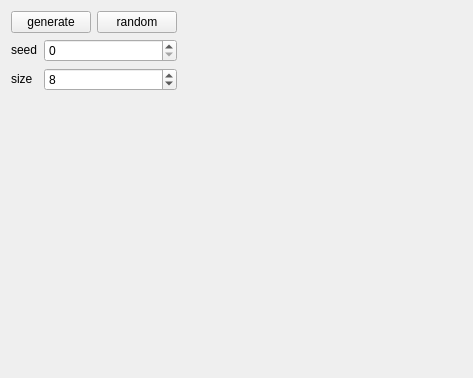
<?xml version="1.0" encoding="UTF-8"?>
<ui version="4.0">
 <class>MainWindow</class>
 <widget class="QMainWindow" name="MainWindow">
  <property name="geometry">
   <rect>
    <x>0</x>
    <y>0</y>
    <width>473</width>
    <height>378</height>
   </rect>
  </property>
  <property name="windowTitle">
   <string>MainWindow</string>
  </property>
  <widget class="QWidget" name="centralWidget">
   <layout class="QGridLayout" name="gridLayout">
    <item row="0" column="0" colspan="2">
     <widget class="QPushButton" name="generate">
      <property name="sizePolicy">
       <sizepolicy hsizetype="Fixed" vsizetype="Fixed">
        <horstretch>0</horstretch>
        <verstretch>0</verstretch>
       </sizepolicy>
      </property>
      <property name="text">
       <string>generate</string>
      </property>
     </widget>
    </item>
    <item row="0" column="2">
     <widget class="QPushButton" name="randomize">
      <property name="sizePolicy">
       <sizepolicy hsizetype="Fixed" vsizetype="Fixed">
        <horstretch>0</horstretch>
        <verstretch>0</verstretch>
       </sizepolicy>
      </property>
      <property name="text">
       <string>random</string>
      </property>
     </widget>
    </item>
    <item row="0" column="3" rowspan="4">
     <widget class="QWidget" name="container" native="true">
      <property name="sizePolicy">
       <sizepolicy hsizetype="Expanding" vsizetype="Expanding">
        <horstretch>0</horstretch>
        <verstretch>0</verstretch>
       </sizepolicy>
      </property>
     </widget>
    </item>
    <item row="1" column="0">
     <widget class="QLabel" name="label">
      <property name="sizePolicy">
       <sizepolicy hsizetype="Fixed" vsizetype="Fixed">
        <horstretch>0</horstretch>
        <verstretch>0</verstretch>
       </sizepolicy>
      </property>
      <property name="text">
       <string>seed</string>
      </property>
     </widget>
    </item>
    <item row="2" column="0">
     <widget class="QLabel" name="label_2">
      <property name="sizePolicy">
       <sizepolicy hsizetype="Fixed" vsizetype="Fixed">
        <horstretch>0</horstretch>
        <verstretch>0</verstretch>
       </sizepolicy>
      </property>
      <property name="text">
       <string>size</string>
      </property>
     </widget>
    </item>
    <item row="2" column="1" colspan="2">
     <widget class="QSpinBox" name="size">
      <property name="sizePolicy">
       <sizepolicy hsizetype="Preferred" vsizetype="Fixed">
        <horstretch>0</horstretch>
        <verstretch>0</verstretch>
       </sizepolicy>
      </property>
      <property name="minimum">
       <number>2</number>
      </property>
      <property name="maximum">
       <number>16</number>
      </property>
      <property name="value">
       <number>8</number>
      </property>
     </widget>
    </item>
    <item row="3" column="0">
     <spacer name="verticalSpacer">
      <property name="orientation">
       <enum>Qt::Vertical</enum>
      </property>
      <property name="sizeHint" stdset="0">
       <size>
        <width>20</width>
        <height>40</height>
       </size>
      </property>
     </spacer>
    </item>
    <item row="1" column="1" colspan="2">
     <widget class="QSpinBox" name="seed">
      <property name="maximum">
       <number>999999999</number>
      </property>
     </widget>
    </item>
   </layout>
  </widget>
 </widget>
 <layoutdefault spacing="6" margin="11"/>
 <resources/>
 <connections/>
</ui>
